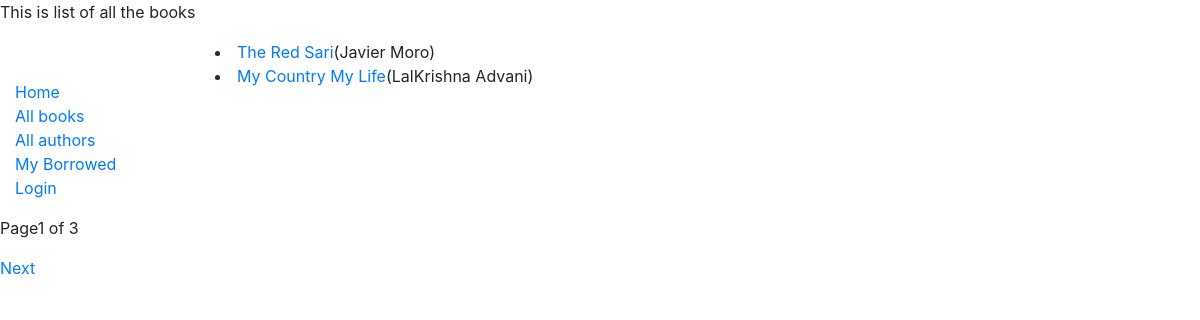
/catalog/books/, run on the app's committed database.
### catalog/models.py (models this page shows, shortened)
class Book(models.Model):
	title=models.CharField(max_length=60)
	author=models.ForeignKey('Author',on_delete=models.CASCADE,help_text="Enter name of the author")
	summary=models.TextField(max_length=100,help_text="Enter description of the book")
	isbn=models.CharField('ISBN' ,max_length=13,help_text="13 character number <a href=https://www.isbn-international.org/content/what-isbn>what is ISBN number</a>")
	genre=models.ManyToManyField(Genre, help_text="Select Genre for this book ")
	def display_genre(self):
		return ','.join(genre.name for genre in self.genre.all()[:3])
	display_genre.short_description='Genre'

class Author(models.Model):
	first_name=models.CharField(max_length=20)
	date_of_birth=models.DateField(null=False,blank=False)
	date_of_death=models.DateField(null=True,blank=True)
	last_name=models.CharField(max_length=20)
	class Meta:
		ordering=['last_name','first_name']
	def __str__(self):
	 	return (self.first_name+" "+self.last_name)

### catalog/views.py (the view)
# urls.py: path('books/',views.BookListView.as_view(),name="books"),
class BookListView(generic.ListView):
	model=Book
	templates="catalog/book_list"
	context="Book_list"
	paginate_by=2
	def get_queryset(self):
		return Book.objects.all()

### catalog/templates/catalog/book_list.html
{% extends "catalog/base_generic.html" %}
{% block title %}
<p>This is list of all the books</p>
{% endblock %}
{% block content %}
{% if book_list %}
{% for book in book_list %}
	<li>
	<a href="{% url 'book-detail' book.pk %}">{{book.title}}</a>({{book.author}})
	</li>
	{% endfor %}
{% else %}
<p>No books are available</p>
{% endif %}
{% endblock %}

### data on the page
Book: title "The Red Sari", author "Javier Moro"
Book: title "My Country My Life", author "LalKrishna Advani"

### other printed values
{{ page_obj.number }} "1"
{{ page_obj.paginator.num_pages }} "3"
